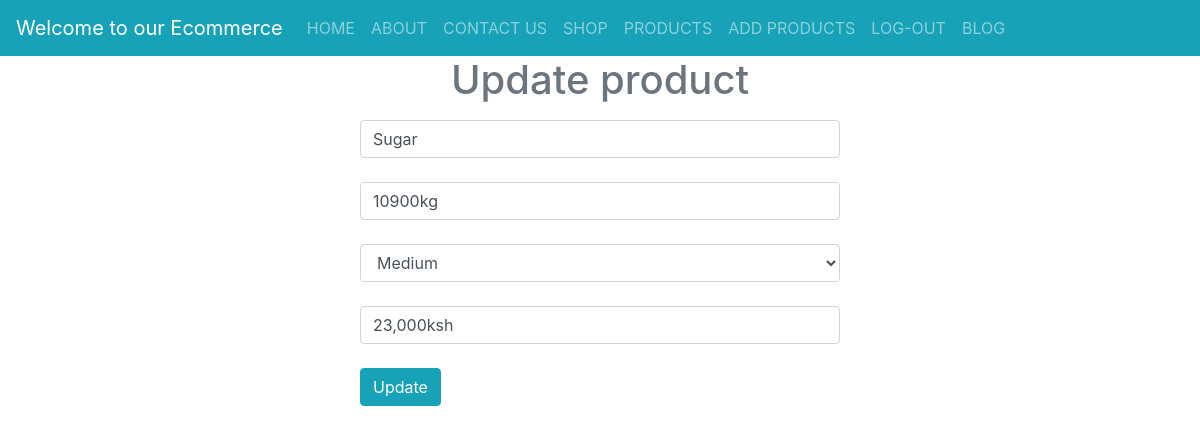
The app's page /update-product/14 (signed in) with its own data.
### morningDjangoHtmlFormsprojects/models.py (models this page shows)
class Products(models.Model):
    name = models.CharField(max_length=30, blank=False, null=False)
    qtty = models.CharField(max_length=30, blank=False, null=False)
    size = models.CharField(max_length=20, blank=False, null=False)
    price = models.CharField(max_length=20, blank=False, null=False)

### morningDjangoHtmlFormsprojects/views.py (the view, shortened to what this page needs)
# urls.py: path('update-product/<id>', user_views.update_product, name='upd-product'),
@login_required
def update_product(request, id):
    product = Products.objects.get(id=id)
    context = {"product": product}
    return render(request, 'update-product.html', context)

### templates/update-product.html (shortened to what this page needs)
{% extends 'master.html' %}
{% load static %}
{% block content %}
    <div>
        <h1 class="text-secondary text-center">Update product</h1>
        <form class="product-form" method="post" action="/update-product/{{ product.id }}">
            <input value="{{ product.name }}"  required class="form-control" placeholder="Update name" name="p-name" type="text"><br>
            <input value="{{ product.qtty }}" required  class="form-control" placeholder="Update quantity" name="p-qtty" type="text"><br>
            <select required class="form-control" name="p-size" id="">
                <option value="{{ product.size }}">{{ product.size }}</option>
            </select><br>
            <input value="{{ product.price }}" required  class="form-control"  placeholder="Update price" name="p-price" type="text"><br>
            <input  required class="btn btn-info" value="Update" type="submit">
        </form>
    </div>
{% endblock %}

### records on screen
Products: p-name "Sugar", p-qtty "10900kg", p-size "Medium", p-price "23,000ksh"
